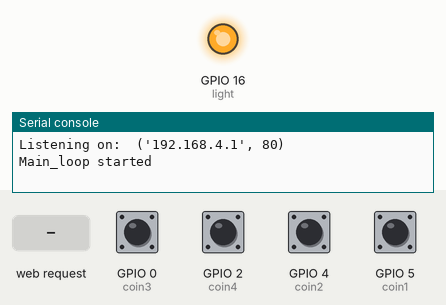
Bench run of a program on a simulated ESP8266 board running MicroPython. On the bench: output pins drawn as LEDs (lit = HIGH), the last lines printed to the serial console. The inputs (shaded band) are chosen by the test bench; at power-on: GPIO 0 (coin3), GPIO 2 (coin4), GPIO 4 (coin2), GPIO 5 (coin1) HIGH. WiFi joins after 1.5 s; web requests get an empty 200 reply after 0.4 s.

Above: at 2.7 s.
2.8 s: GPIO 0 (coin3) pulled LOW for 0.15 s
4.4 s: HTTP request GET / received
At 5.5 s:
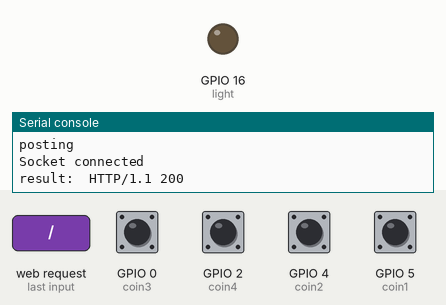
Timing chart, 0 to 7.4 s (numbered marks = the images above; inputs shaded):
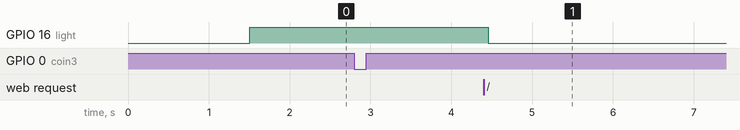

The program:

boot-web-server-test.py
```python
# This file is executed on every boot (including wake-boot from deepsleep)

# Be careful when editing for style here. Micropython is Diet Python. There are
# things that are simply not there and are worked around, or that follow
# examples directly from the micropython docs.

#### Major things to fix:

# Post_to_cloud recursion limit can be hit. We need a number of tries, or a new
# approach to retries <- This is crudely fixed, but you will lose data if limit
# is hit.

# There is no way to configure the network ahead of time. End users would have
# to edit this file and then flash the board. We have to come up with something
# better. Bluetooth-something-or-other comes to mind, but unsure. This may be
# the last hurdle we jump. (There is a built-in AP function in the ESP8266. The
# board can be BOTH an AP and a...uh...client at the same time, so maybe we
# can use that.

# Constants
debounce_ms = 50
time_between_heartbeats_in_minutes = 3

# Garbage collection <- This was in the file to start, so I left it.

import gc
gc.collect()

import micropython
import machine
import time
import socket
import network
import ubinascii
import webrepl

# setup vars <- I haven't learned a more reliable way of doing this yet.

pin_flag = None
irq_enable = True
flag_queue = []
#light = None
uid = None
p = None
pin_num = None
addr = None
host = None
path = None
state = None
int_retries = 0
time_at_last_heartbeat = 0
html = None
config_socket = None
config_addr = None


# This is for the web based python console. It's helpful for when you have it
# plugged into a machine. You need to know the ESP8266 IP address, then visit
# http://micropython.org/webrepl/


webrepl.start()

# We need this in case there is a problem in the interrupt handler, otherwise
# we won't see any exceptions. More info here:
# http://docs.micropython.org/en/latest/pyboard/reference/isr_rules.html#micropython-issues

micropython.alloc_emergency_exception_buf(100)

# The ESP8266 has an LED on it at GPIO 16 (D0). We'll use that to indicate that
# we caught switch activity and are uploading the data. Light turns on when
# switch is hit, off when data is finished uploading.

light = machine.Pin(16, machine.Pin.OUT)

# Now let's mess with networking. The ESP8266 actually has two interfaces:
# one that can act as an AP and another that can connect to an existing
# network. We're not touching the AP right now. That might be the thing we use
# to configure wifi.

def do_connect():
    #import network
    global uid
    sta_if = network.WLAN(network.STA_IF)
    if not sta_if.isconnected():
        print('Connecting to network...')
        sta_if.active(True)
        sta_if.connect('Railroad', '4029816110')
        while not sta_if.isconnected():
            pass
    print('network config:', sta_if.ifconfig())
    mac = ubinascii.hexlify(sta_if.config('mac'),':').decode()
    uid = mac.replace(":", "")

# I added this to break DNS resolution out of the post_to_cloud method. DNS
# resolution is slow, almost never works, and it causes a crash. So this method
# tries to resolve it, and if it can't it builds the tuple that the socket
# wants with a hardcoded IP address

def setup_http():
    global addr
    try:
        addr = socket.getaddrinfo('http://data.sparkfun.com/', 80)[0][-1]
    except OSError:
        print("Couldn't resolve address. Hardcoding...")
        addr = '54.86.132.254', 80

def config_server_init():
    global config_addr
    global config_socket
    global html

    html = """<!DOCTYPE html>
    <html>
        <head><title>Mission Cointrol Device Manager</title></head>
        <body>
            <h1>Awesomeness to follow later</h1>
            <p>We'll get this figured out soon enough</p>
        </body>
    </html>
    """

    config_addr = socket.getaddrinfo('192.168.4.1', 80)[0][-1]
    config_socket = socket.socket()
    config_socket.bind(config_addr)
    config_socket.listen(1)

    print("Listening on: ", config_addr)

def config_server():
    global config_addr
    global config_socket
    global html

    config_cl, config_addr = config_socket.accept()
    print("Client connected from: ", config_addr)
    config_cl_file = config_cl.makefile('rwb', 0)
    while True:
        line = config_cl_file.readline()
        print("@@@@ ", line)
        if not line or line == b'\r\n':
            break
    response = html
    config_cl.send(response)
    config_cl.close()


# This method is called by the main loop and handles sending the information to
# the cloud. It watches for HTTP responses for 502 or 503 and, if it sees those
# it will retry up to 10 times. After 10 times, it will just stop (otherwise
# it will crash).

# We also have some error handling for an OSError, which I think doesn't
# happen here anymore, but...you know...just in case.

def post_to_cloud(p):
    global uid # <- There HAS to be a better way than using all these globals
    global pin_num
    global addr
    global host
    global path
    global int_retries
    pin_num = str(p)
    print("posting")
    url = 'http://data.sparkfun.com/input/RMxK6xlqr8CbmMnQAnoJ?private_key=lzEe5EopAVcYAVvWEv7N&id=%s&pin=%s' % (uid, pin_num[4])
    _, _, host, path = url.split('/', 3)
    try:
        so = socket.socket()
        so.connect(addr)
        print("Socket connected")
        so.send(bytes('GET /%s HTTP/1.0\r\nHost: %s\r\n\r\n' % (path, host), 'utf8'))
        data = so.recv(12)
        so.close()
        if data:
            result = data.decode("utf-8")
            print("result: ", result) #[-9:])
            if result[-3:] == "503" or result[-3:] == "502":
                if int_retries < 10:
                    print("Retrying...")
                    int_retries += 1
                    post_to_cloud(pin_num)
            data = None
            result = None
    except OSError:
        print("Something went wrong posting")
    int_retries = 0

def heartbeat(curr_time):
    global time_at_last_heartbeat

    # Send a heartbeat every so often. time.ticks_diff is a uPython thing. If
    # there is no coin activity, the beats should come right on time, but if
    # there is coin switch activity between beats, it might be delayed by a few
    # seconds by other activity in the main_loop. Really, this only matters for
    # the logic we have on the web app, so there we just have to wait for a few
    # missed beats before sending an alert.

    if time.ticks_diff(curr_time, time_at_last_heartbeat) >= \
            (time_between_heartbeats_in_minutes * 60000) or \
                    time_at_last_heartbeat == 0:

        flag_queue.insert(0, '    9')
        time_at_last_heartbeat = curr_time

    # This is our interrupt handler, also called an Interrupt Service Routine
    # (ISR) It's called when an interrupt happens. The interrupt passes the
    # GPIO pin number to this method, and we use that to set a var that the
    # main loop looks for. When the main loop sees that var, it takes over the
    # processing.

def irq_handler(p):
    global irq_enable
    global pin_flag

    # We set the irq_enable to False here. The IRQ remains active, but the
    # pin_flag = p code doesn't run again until after we debounce the first
    # activity and set the irq_enable flag to True in the main_loop.

    if irq_enable:
        print("IRQ")
        irq_enable = False
        pin_flag = p

# This is the main loop. Things happen here.

def main_loop(**kwargs):
    global pin_flag
    global flag_queue
    global state
    global debounce_ms
    global irq_enable

    print("Main_loop started")
    switch_active = 0

    while True:
        light.high() # Resets LED

        # This waits 'debounce_ms' before inserting the activity into the flag
        # queue. After the debounce loop runs, we reset pin_flag and set
        # irq_enable to True, which allows the IRQ handler to set the pin_flag
        # again.

        # This is very similar to other suggested ways of debouncing w/ uPython

        if pin_flag:

            while switch_active < debounce_ms:
                switch_active += 1
                time.sleep_ms(1)

            flag_queue.insert(0, pin_flag)
            pin_flag = None
            irq_enable = True
            switch_active = 0
            light.low() # Confirms that we caught a coin switch event

        if flag_queue:
            print(flag_queue)
            post_to_cloud(flag_queue.pop())
        heartbeat(time.ticks_ms())

        config_server()

def init():
    # Assigning names to each GPIO used for coin switch interrupts. These pins
    # are hooked directly to the transistors on the MC board.

    coin1 = machine.Pin(5, machine.Pin.IN, machine.Pin.PULL_UP) #Left
    coin2 = machine.Pin(4, machine.Pin.IN, machine.Pin.PULL_UP) #Center
    coin3 = machine.Pin(0, machine.Pin.IN, machine.Pin.PULL_UP) # This causes problems. Need to look into how to use GPIOs more
    coin4 = machine.Pin(2, machine.Pin.IN, machine.Pin.PULL_UP) # This causes problems

    # These are our interrupts. They're set up to watch for the GPIO to rise
    # from low to high and has the irq_handler method as the callback. We're
    # using RISING because the optocoupler holds the pins low (since 12v is on
    # when the coin switches are NOT hit). So, when a coin switch is hit, the
    # optocoupler turns off, which pulls the pin high, which is our RISING
    # signal.

    coin1.irq(trigger=coin1.IRQ_RISING, handler=irq_handler)
    coin2.irq(trigger=coin2.IRQ_RISING, handler=irq_handler)
    coin3.irq(trigger=coin3.IRQ_RISING, handler=irq_handler)
    coin4.irq(trigger=coin4.IRQ_RISING, handler=irq_handler)

    do_connect()
    setup_http()
    config_server_init()
    main_loop()


init()

# Almost all of this should be moved to main.py at some point. This file is
# just to set up all the system stuff.
```

Measured:
- after the input at 4.4 s, GPIO 16 (light): HIGH → LOW after 0.06 s
